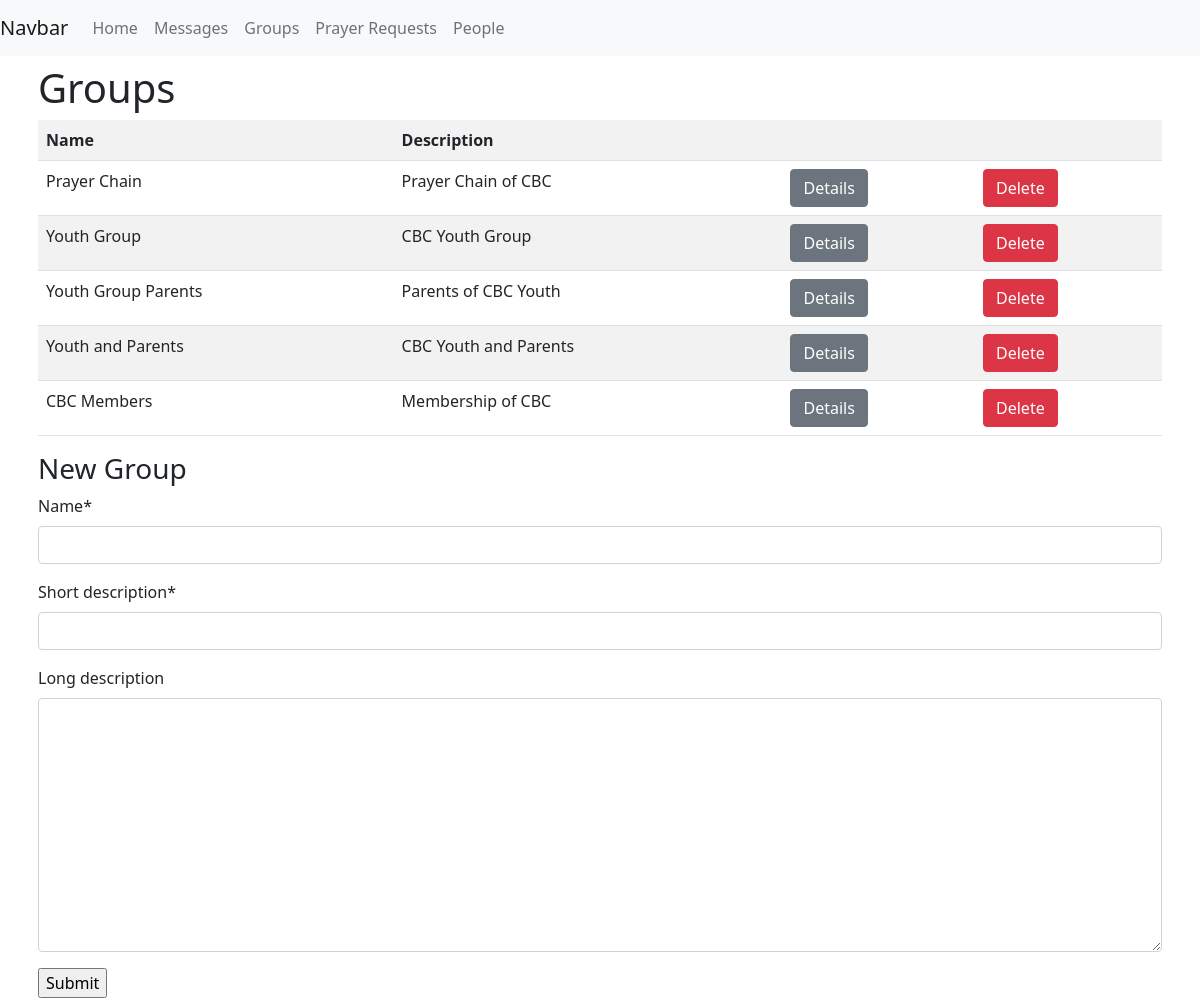
Page /prayer/groups (signed in) on the earlier database version.
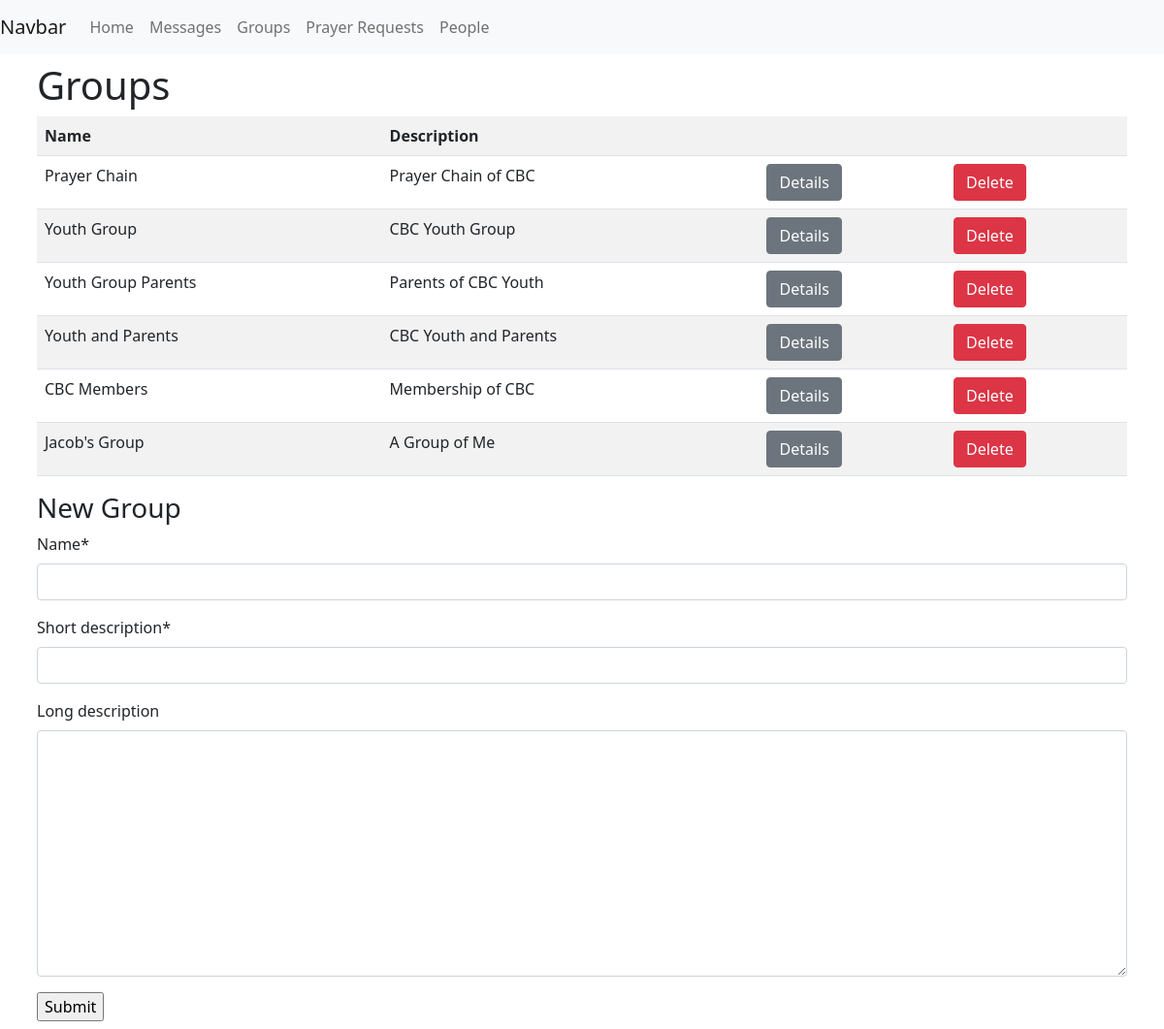
Same page on the later database version.
### prayer/models.py (models this page shows, shortened)
class PrayerGroup(models.Model):
    name = models.CharField(max_length=50)
    short_description = models.CharField(max_length=100)
    long_description = models.TextField(blank=True, null=True)
    people = models.ManyToManyField(Person)

### prayer/views.py (the view)
# urls.py: path("groups", views.groups, name="groups"),
@login_required()
def groups(request) -> render:
    context = {"new_group_form": NewGroupForm(), "groups": PrayerGroup.objects.all()}
    if request.method == "POST":
        form = NewGroupForm(request.POST)
        if form.is_valid():
            form.save()
            messages.success(request, "You've successfully created a new group.")
    return render(request, "prayer/groups.html", context)

### prayer/forms.py
class NewGroupForm(forms.ModelForm):
    class Meta:
        model = PrayerGroup
        fields = [
            "name",
            "short_description",
            "long_description",
        ]

### templates/prayer/groups.html (shortened to what this page needs)
{% extends 'prayer/prayer_base.html' %}
{% load crispy_forms_tags %}
{% block section1 %}
    <h1>Groups</h1>
    <table class="table table-striped table-hover">
        <tr>
            <th>
                Name
            </th>
            <th>
                Description
            </th>
            <th></th>
            <th></th>
        </tr>
    {% for group in groups %}
        <tr>
            <td>
                {{ group.name }}
            </td>
            <td>
                {{ group.short_description }}
            </td>
            <td>
                <a class="btn btn-secondary" href="{% url 'prayer:group' group_id=group.id %}">Details</a>
            </td>
            <td>
                <a class="btn btn-danger" role="button" href="{% url 'prayer:delete_group' group_id=group.id %}">Delete
                </a>
            </td>
        </tr>
    {% endfor %}
    </table>
    <h3>New Group</h3>
    <form action="#" method="POST">
        {{ new_group_form | crispy }}
        <input type="submit" value="Submit">
    </form>
{% endblock %}

### templates/prayer/prayer_base.html (shortened to what this page needs)
{% extends 'base.html' %}
{% block navbar %}
<nav class="navbar navbar-expand-lg navbar-light bg-light">
  <a class="navbar-brand" href="#">Navbar</a>
  <div class="collapse navbar-collapse" id="navbarNav">
    <ul class="navbar-nav">
      <li class="nav-item active">
        <a class="nav-link" href="{% url 'prayer:index'%}">Home</a>
      </li>
      <li class="nav-item">
        <a class="nav-link" href="{% url 'prayer:new_message' %}">Messages</a>
      </li>
      <li class="nav-item">
        <a class="nav-link" href="{% url 'prayer:groups' %}">Groups</a>
      </li>
      <li class="nav-item">
        <a class="nav-link" href="{% url 'prayer:prayer_requests' %}">Prayer Requests</a>
      </li>
      <li class="nav-item">
        <a class="nav-link" href="{% url 'prayer:people' %}">People</a>
      </li>
    </ul>
  </div>
</nav>
{% endblock %}

### templates/base.html (shortened to what this page needs)
{% load static %}
<!DOCTYPE html>
<html lang="en">
<head>
    <link href="https://cdn.jsdelivr.net/npm/bootstrap@5.1.3/dist/css/bootstrap.min.css" rel="stylesheet">
    <link rel="stylesheet" type="text/css" href="{% static 'css/my_style.css' %}">
</head>
<body>
        {% block navbar%}
        {% endblock %}
    <div class="container p-2">
        {% block section1 %}
        {% endblock %}
    </div>
</body>
</html>

Differences in the rows shown:
added PrayerGroup: name "Jacob's Group", short_description "A Group of Me"
